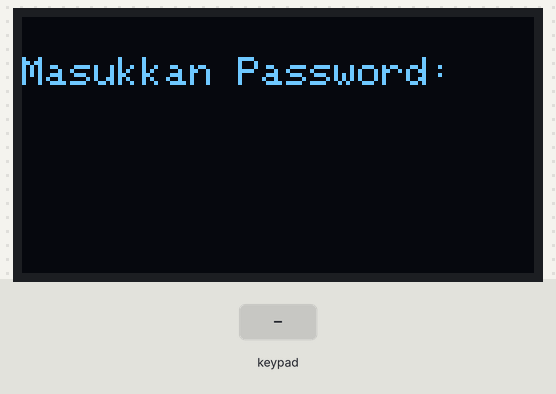
A sketch run on a simulated Arduino Uno, built with avr-gcc and run on an emulated ATmega328P. Parts: 128×64 one-colour display. Wiring (inferred from the names in the program): 4×4 keypad with keys 1 2 3 A 4 5 6 B 7 8 9 C * 0 # D (labels assumed): rows pin 19, pin 18, pin 5, pin 17; columns pin 16, pin 4, pin 12, pin 15. The test bench sets the inputs (shaded band).

Above: at 1.2 s.
1.3 s: keypad keys 1 2 3 4 # pressed 0.4 s apart
At 4.4 s:
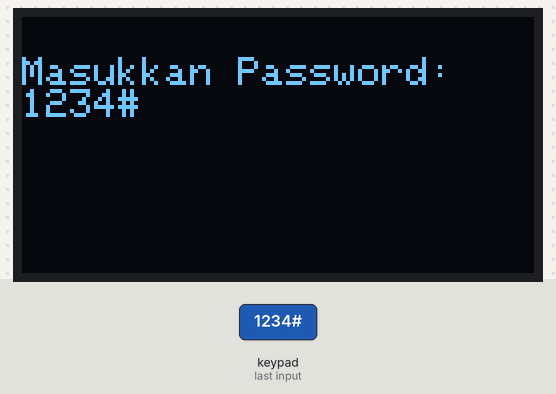
4.8 s: key '*' pressed
At 6.1 s:
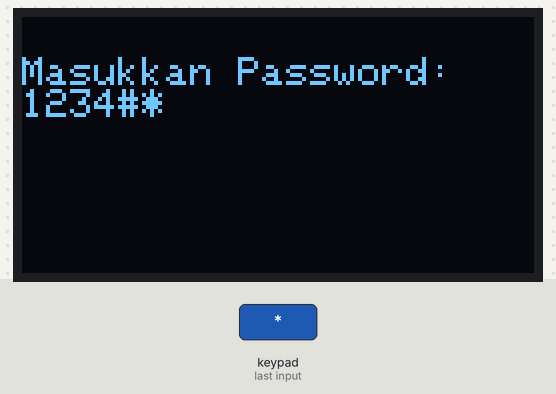
6.4 s: key '#' pressed
At 7.5 s:
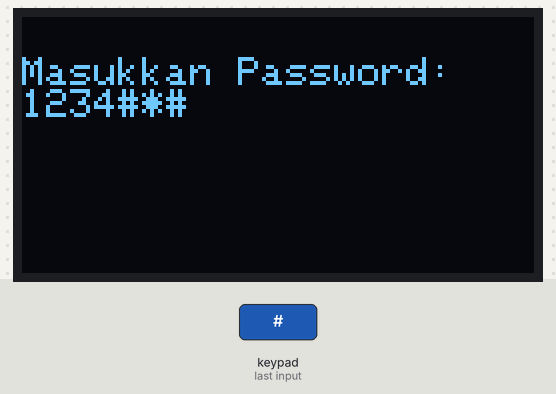
8.0 s: keypad keys 1 2 3 4 * pressed 0.4 s apart
At 10.1 s:
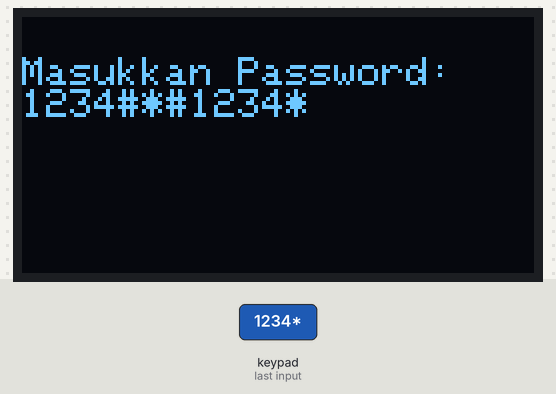
11.5 s: key '*' pressed
At 12.8 s:
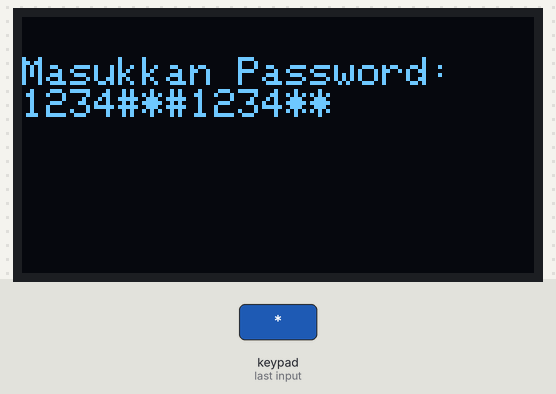
13.1 s: key 'B' pressed
At 14.5 s:
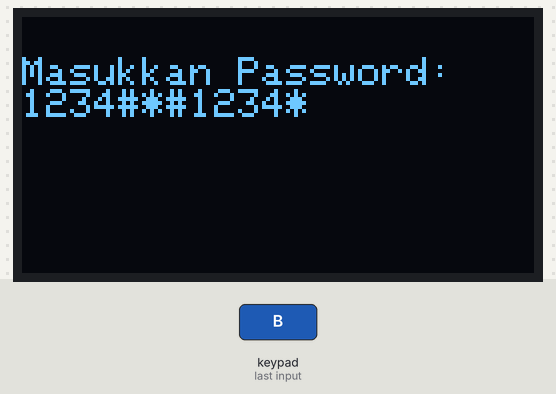
Timing chart, 0 to 15.8 s (numbered marks = the images above; inputs shaded):
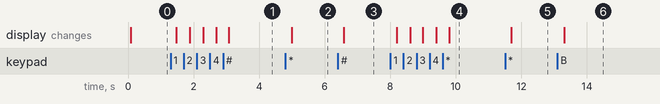

Measured:
- after the input at 1.3 s, the display: first changes after 0.18 s (image 1 shows a later state)
- after the input at 4.8 s, the display: changes after 0.19 s (image 2)
- after the input at 6.4 s, the display: changes after 0.19 s (image 3)
- after the input at 8.0 s, the display: first changes after 0.19 s (image 4 shows a later state)
- after the input at 11.5 s, the display: changes after 0.20 s (image 5)
- after the input at 13.1 s, the display: changes after 0.21 s (image 6)

The sketch:

keypad.ino
```cpp
#include <Wire.h>
#include <Adafruit_GFX.h>
#include <Adafruit_SSD1306.h>

#define SCREEN_WIDTH 128
#define SCREEN_HEIGHT 64
#define DEBOUNCE_TIME 75
#define ROW_NUM     4
#define COLUMN_NUM  4
#define INDEX       5

Adafruit_SSD1306 display(SCREEN_WIDTH, SCREEN_HEIGHT, &Wire, -1);

byte currChar;

unsigned long lastClick[ROW_NUM][COLUMN_NUM] = {
  {0,0,0,0},
  {0,0,0,0},
  {0,0,0,0},
  {0,0,0,0}
};

unsigned char Key[ROW_NUM][COLUMN_NUM][INDEX] = {
  {{'1'}, {'2', 'a', 'b', 'c'}, {'3', 'd', 'e', 'f'}, {' '}},
  {{'4', 'g', 'h', 'i'}, {'5', 'j', 'k', 'l'}, {'6', 'm', 'n', 'o'}, {'<'}},
  {{'7', 'p', 'q', 'r', 's'}, {'8', 't', 'u', 'v'}, {'9', 'w', 'x', 'y', 'z'}, {'^'}},
  {{'*'}, {'0'}, {'#'}, {'>'}}
};


unsigned short currentState = 0;
unsigned short prevState = LOW;
unsigned short lastFlicker = LOW;
unsigned long lastDebounceTime = 0;
bool isCapslock = false;

String text;

byte rows[ROW_NUM] = {19, 18, 5, 17};
byte columns[COLUMN_NUM] = {16, 4, 12, 15};


void setup() {
  // put your setup code here, to run once:
  Serial.begin(115200);
  display.begin(SSD1306_SWITCHCAPVCC, 0x3c);
  display.clearDisplay();
  display.display();

  for(byte i=0;i<4;i++){
    pinMode(rows[i], OUTPUT);
    digitalWrite(rows[i], HIGH);
  }

  for(byte i=0;i<4;i++){
    pinMode(columns[i], INPUT_PULLUP);
  }

}


unsigned char getKey(){
  unsigned char key = '_';
  for(byte row = 0; row < ROW_NUM; row++){
    digitalWrite(rows[row], LOW);

    for(byte col = 0; col < COLUMN_NUM; col++){

      while(digitalRead(columns[col]) == LOW){
        currentState = digitalRead(columns[col]);

        if(currentState != lastFlicker){
          lastDebounceTime = millis();
          lastFlicker = currentState;
        }

        if (millis()-lastDebounceTime > DEBOUNCE_TIME){
          if (currentState == LOW && prevState == HIGH){

            if((millis() - lastClick[row][col]) < 800 && row < (ROW_NUM - 1) && col < (COLUMN_NUM - 1)){
              bool isStateChanged = false;
              switch (currChar){
                resetKey:
                case 0:
                  currChar++;
                  if(Key[row][col][1] != 0){
                    isStateChanged = true;
                    key = Key[row][col][1];
                  }
                  break;
                case 1:
                  currChar++;
                  if(Key[row][col][2] != 0){
                    isStateChanged = true;
                    key = Key[row][col][2];
                  }
                  break;
                case 2:
                  currChar++;
                  if(Key[row][col][3] != 0){
                    isStateChanged = true;
                    key = Key[row][col][3];
                  }
                  break;
                case 3:
                  currChar++;
                  if(Key[row][col][4] != 0){
                    isStateChanged = true;
                    key = Key[row][col][4];
                  }
                  if(row != 2 && (col != 0 || col !=2)){
                    currChar = 0;
                    isStateChanged = true;
                    key = Key[row][col][0];
                  }
                  break;
                case 4:
                  currChar = 0;
                  key = Key[row][col][0];
                  isStateChanged = true;
                  break;
              }
              if(isStateChanged){
                unsigned short len = text.length();
                text.remove(len-1, 1);
                isStateChanged = false;
              }
            } else {
              key = Key[row][col][0];
              currChar = 0;
            }

            lastClick[row][col] = millis();
            prevState = currentState;
          }
        }
      }
      prevState = HIGH;
    }
    digitalWrite(rows[row], HIGH);
  }
  return key;
}


void restart(){
  display.clearDisplay();
  display.setTextSize(1);
  display.setTextColor(WHITE);
  display.setCursor(0,10);
  display.println("RESTARTING PROGRAM...");
  display.display();
  delay(3000);
  display.clearDisplay();
  text = "";
}


void passwordChecker(){
  String secretKey = "TeTiTb2021";
  if(text == secretKey){
    display.clearDisplay();
    delay(1000);
    display.setTextSize(1);
    display.setTextColor(WHITE);
    display.setCursor(0,10);
    display.println("ACCESS GRANTED!");
    display.display();
    delay(3000);
    restart();
  }
}

void loop() {
  // put your main code here, to run repeatedly:
  char key;
  key = getKey();
  // Serial.println(key);
  if(key=='<'){
    unsigned short len = text.length();
    text.remove(len-1, 1);
    display.clearDisplay();
  }
  else if(key=='^'){
    isCapslock = !isCapslock;
  }
  else if(key=='>'){
    text += '\n';
    display.clearDisplay();
  }
  else if(key!='_'){
    if(isCapslock){
      key = toupper(key);
    }
    text += key;
    display.clearDisplay();
  }

  passwordChecker();
  display.setTextSize(1);
  display.setTextColor(WHITE);
  display.setCursor(0,10);
  display.println("Masukkan Password: ");
  display.println(text);
  display.display();
}
```
